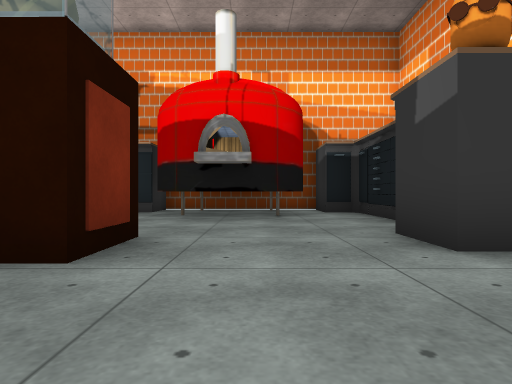
view 1 (above)

16 first-person views from a walk through a scene from a Unity 3-D project. The camera is 0.24 m above the floor, looks level and sees 75° across. The floor is counted in squares, 0.5 m on a side. Each view is taken from the middle of a square. On the plan, view 1 faces up. The plan holds only what a view shows up to about 9 squares ahead; the rest is blank. The player character is not drawn. Some animated figures are not drawn. Some surface patterns are stand-ins.

view 2
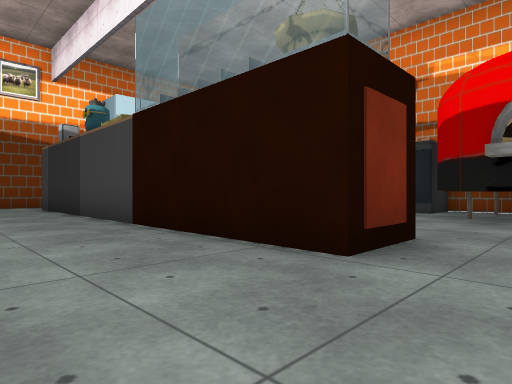

view 3
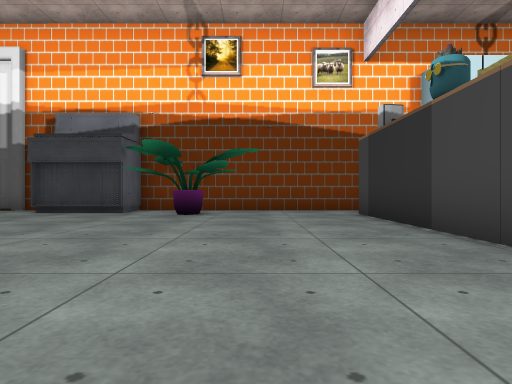

view 4
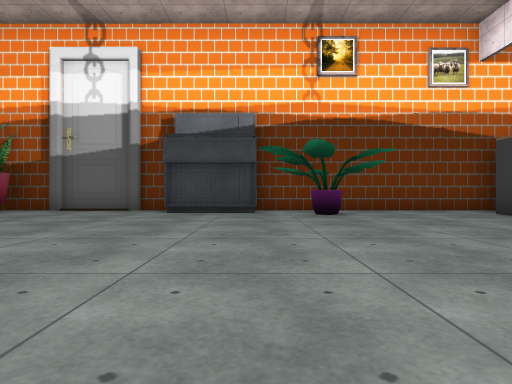

view 5
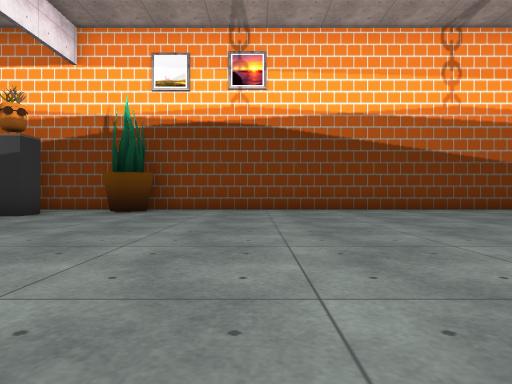

view 6
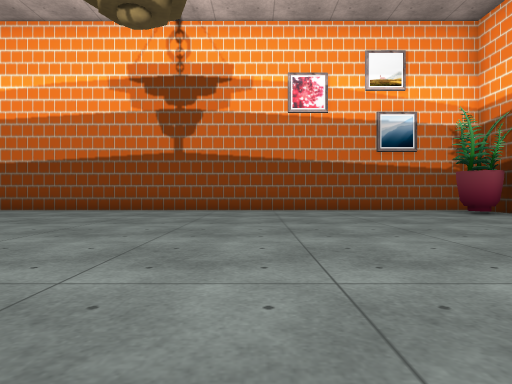

view 7
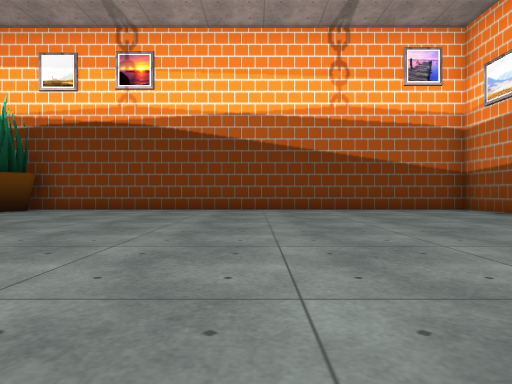

view 8
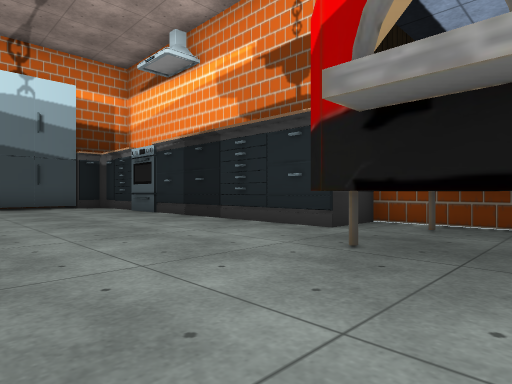

view 9
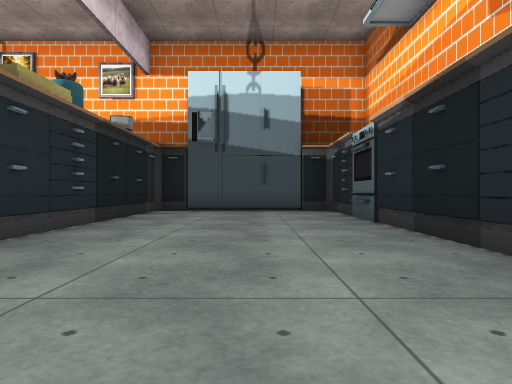

view 10
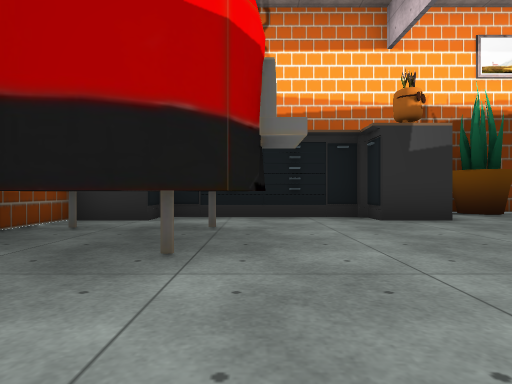

view 11
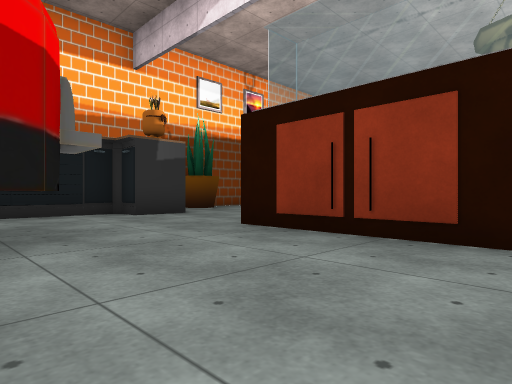

view 12
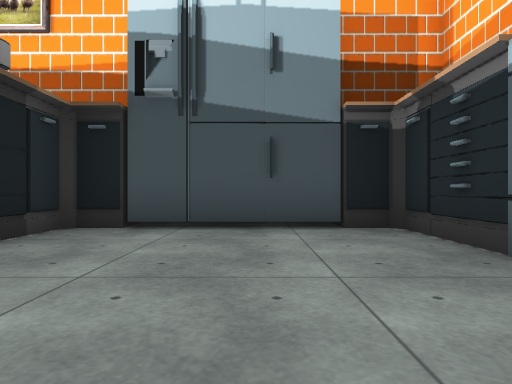

view 13
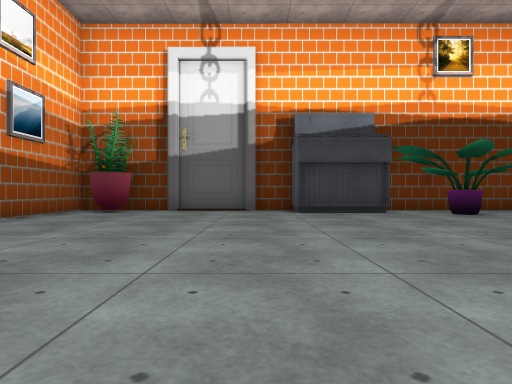

view 14
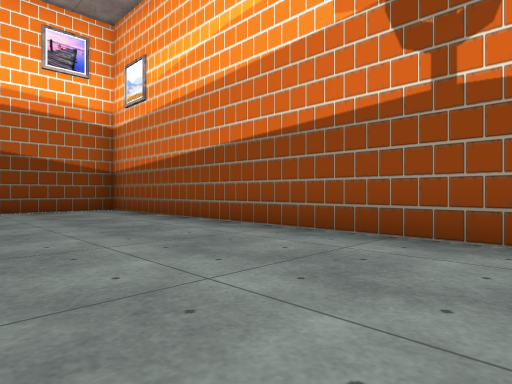

view 15
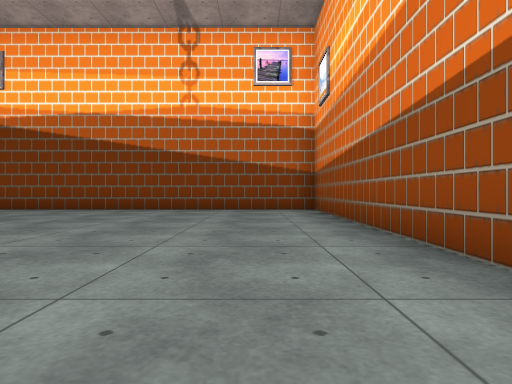

view 16
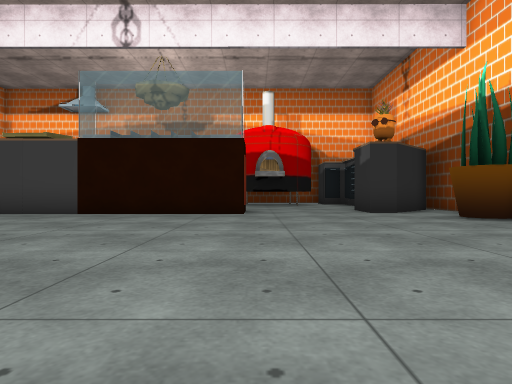

### Floor plan
Key: @ floor where view 1 was taken; # wall or solid block; . floor; O other object.
Columns run from 12 left of view 1 to 4 right of it. Each row starts with its distance up from view 1.
  9     O    ##O####
  8  #OOOOOOOOOOO O#
  7  O........OOOOOO
  6  O.........OO.OO
  5  O............OO
  4  O.......O....OO#
  3 ##OOOOOO###...###
  2 #.#########.....#
  1 #..............O#
  0 #...........@...#
 -1 #.O.............#
 -2 #...............#
 -3 ##..............#
 -4 #O..............#
 -5 ##..............#
 -6 #...............#
 -7 #...............#
 -8 #...............#
 -9 #O..............#
-10 #O..............#
-11 #################

Positions as (right, up) in squares from view 1, and headings:
1: (0, 0), facing up
2: (0, 0), facing up-left
3: (-3, 0), facing left
4: (-3, -3), facing left
5: (-5, -2), facing right
6: (-6, -2), facing down
7: (-5, -5), facing right
8: (0, 4), facing up-left
9: (-2, 6), facing left
10: (-4, 6), facing right
11: (-5, 7), facing down-right
12: (-6, 6), facing left
13: (-3, -6), facing left
14: (-5, -7), facing down-right
15: (-5, -9), facing right
16: (-1, -5), facing up
